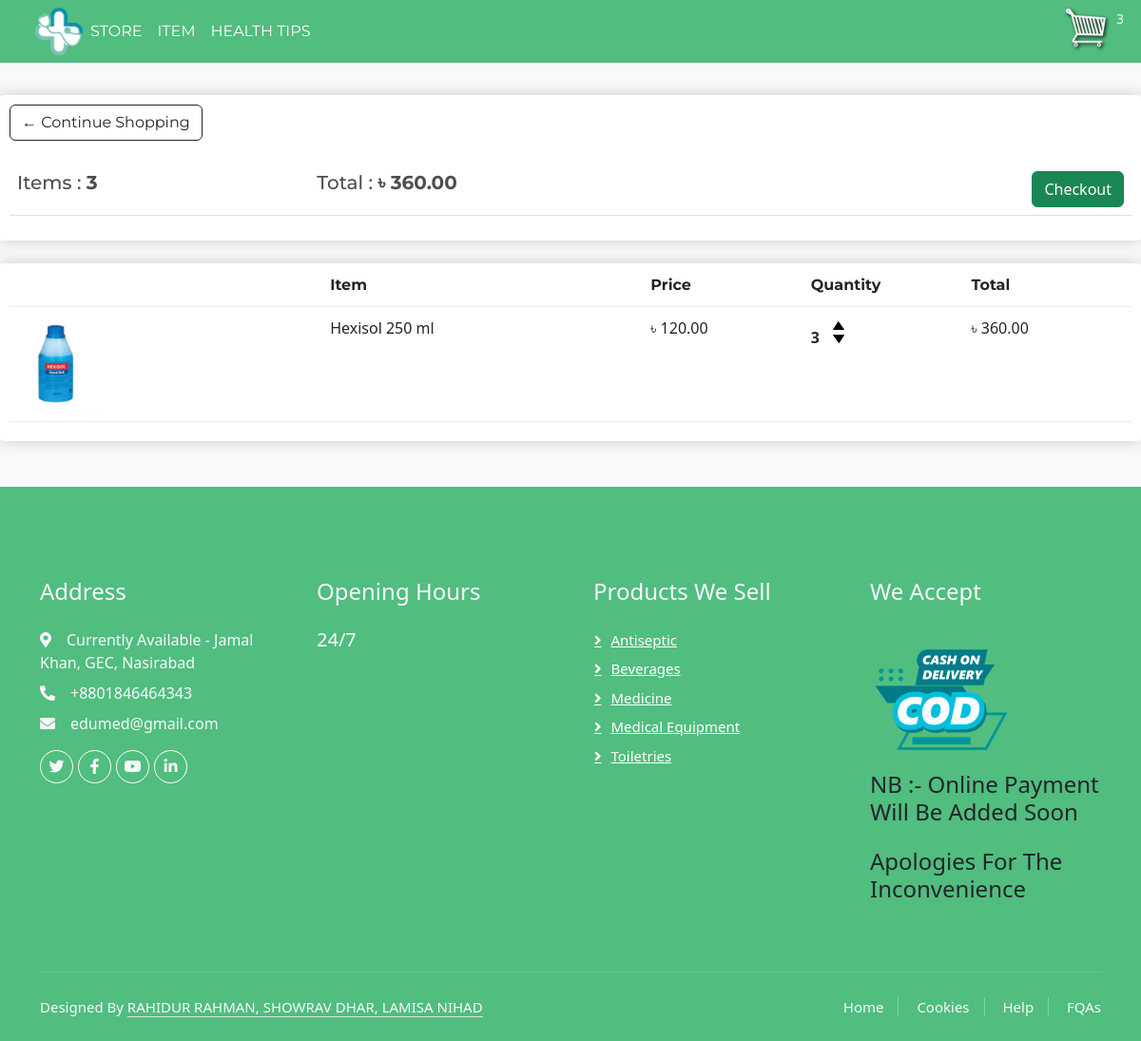
The app's page /cart/ (signed in) with its own data.
### store/models.py (models this page shows, shortened)
class Order(models.Model):
    customer = models.ForeignKey(Customer,on_delete=models.SET_NULL,blank=True,null=True)
    date_ordered = models.DateTimeField(auto_now_add=True)
    complete = models.BooleanField(default=False,null=True,blank=False)
    transaction_id = models.CharField(max_length=200, null=True)
    @property
    def get_cart_total(self):
        orderitems = self.orderitem_set.all()
        total = sum([item.get_total for item in orderitems ])
        return total
    @property
    def get_cart_items(self):
        orderitems = self.orderitem_set.all()
        total = sum([item.quantity for item in orderitems ])
        return total

class OrderItem(models.Model):
    product = models.ForeignKey(Product,on_delete=models.SET_NULL,blank=True,null=True)
    order = models.ForeignKey(Order,on_delete=models.SET_NULL,blank=True,null=True)
    quantity = models.IntegerField(default=0,null=True,blank=True)
    date_added = models.DateTimeField(auto_now_add=True)
    @property
    def get_total(self):
        total = self.product.price * self.quantity
        return total

class Product(models.Model):
    name = models.CharField(max_length=250, null=True)
    price = models.DecimalField(max_digits=7,decimal_places=2)
    category = models.ForeignKey(Category, on_delete=models.CASCADE)
    digital = models.BooleanField(default=False, null=True,blank=False)  # if a product is digital then this field will be true
    image = models.ImageField(null=True,blank=True)
    @property
    def imageURL(self):
        try:
            url = self.image.url
        except:
            url = ''
        return url

### store/views.py (the view)
# urls.py: path('cart/',views.cart, name="Cart"),
def cart(request):
    data = cartData(request)
    cartItems = data['cartItems']
    order = data['order']
    items = data['items']
    context = {'items': items, 'order': order,'cartItems': cartItems}
    return render(request, 'store/cart.html', context)

### store/utils.py (called while the page is built)
def cartData(request):
    if request.user.is_authenticated:
        customer = request.user.customer
        order, created = Order.objects.get_or_create(customer=customer, complete=False)
        items = order.orderitem_set.all()
        cartItems = order.get_cart_items
    else:
        cookieData = cookieCart(request)
        cartItems = cookieData['cartItems']
        order = cookieData['order']
        items = cookieData['items']
    return{'cartItems':cartItems,'order':order,'items':items}

### store/templates/store/cart.html
{% extends 'store/main.html' %}
{% load static %}
{% block content %}
<div class="row">
    <div class="col-lg-12">
        <div class="box-element">
            <a class="btn btn-outline-dark" style="font-family: 'Montserrat', sans-serif;"  href="{% url 'Store' %}"> &#x2190; Continue Shopping </a>
            <br>
            <br>
            <table class="table">
                <tr>
                    <th><h5 style="font-family: 'Montserrat', sans-serif;" > Items : <strong>{{order.get_cart_items}}</strong></h5></th>
                    <th><h5 style="font-family: 'Montserrat', sans-serif;" > Total : <strong>৳ {{order.get_cart_total|floatformat:2}}</strong></h5></th>
                    <th>
                        <a style="float: right;margin :5px font-family: 'Montserrat', sans-serif;" style="" class="btn btn-success" href="{% url 'Checkout' %}">Checkout</a>
                    </th>
                </tr>
            </table>
        </div>
        <br>
        <div class="box-element">
            <div class="cart-row">
                <div style="flex: 2"></div>
                <div style="flex: 2"><strong style="font-family: 'Montserrat', sans-serif;" >Item</strong></div>
                <div style="flex: 1"><strong style="font-family: 'Montserrat', sans-serif;" >Price</strong></div>
                <div style="flex: 1"><strong style="font-family: 'Montserrat', sans-serif;" >Quantity</strong></div>
                <div style="flex: 1"><strong style="font-family: 'Montserrat', sans-serif;" >Total</strong></div>
            </div>
            {% for item in items %}{% comment %} empty items render kortese keno janina {% endcomment %}
            <div class="cart-row">
                    <div style="flex: 2"><img class="row-image" src="{{item.product.imageURL}}" alt=""></div>
                <div style="flex: 2">{{item.product.name}}</div>
                <div style="flex: 1">৳ {{item.product.price|floatformat:2}}</div>
                <div style="flex: 1">
                    <p class="quantity">{{item.quantity}}</p>
                    <div class="quantity">
                        <img data-product={{item.product.id}} data-action="add" class="chg-quantity update-cart" src="{% static  'images/arrow-up.png' %}">
                        <img data-product={{item.product.id}} data-action="remove" class="chg-quantity update-cart" src="{% static  'images/arrow-down.png' %}">
                    </div>
                </div>
                <div style="flex: 1">৳ {{item.get_total|floatformat:2}}</div>
            </div>
            {% endfor %}
        </div>
    </div>
</div>
{% endblock content %}

### static/css/main.css (style rules this page uses)
body { background-color: hsl(0, 0%, 98%); }
h1,h2,h3,h4,h5,h6 { color:hsl(0, 0%, 30%); }
a { text-decoration: none; }
.box-element { box-shadow:hsl(0, 0%, 80%) 0 0 16px; background-color: #fff; border-radius: 4px; padding: 10px; }
.col-lg-4, .col-lg-6, .col-lg-8, .col-lg-12 { margin-top: 10px; }
.btn { border-radius: 10; }
.row-image { width: 100px; }
.cart-row { display: flex; align-items: flex-stretch; padding-bottom: 10px; margin-bottom: 10px; border-bottom: 1px solid #ececec; }
.quantity { display: inline-block; font-weight: 700; padding-right:10px; }
.chg-quantity { width: 12px; cursor: pointer; display: block; margin-top: 5px; transition:.1s; }
body { background-color: #f9f9fa }

### records on screen
Order: get_cart_items "3", get_cart_total "360.00"
OrderItem: product.imageURL (picture), product.name "Hexisol 250 ml", product.price "120.00", quantity "3", get_total "360.00"

### other values on screen
{{ cartItems }} "3"
